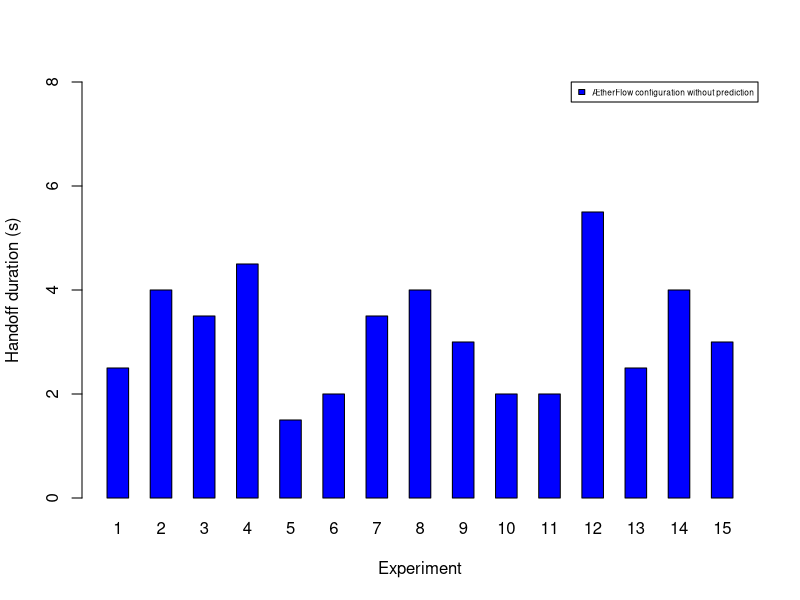

Write the R code that produced this figure.
#gaps_br<-c(7, 7.5, 7.5, 4.5, 9)
gaps_flow<-c(2.5, 4, 3.5, 4.5, 1.5, 2, 3.5, 4, 3, 2, 2, 5.5, 2.5, 4, 3)
#gaps<-rbind(gaps_br, gaps_flow)
gaps<-rbind(gaps_flow)
pdf(file="/home/prithvirajhi/new_thesis/Thesis/new_script/R/Simpleduration.pdf", width=8, height=3.5)
barplot(gaps, xlab="Experiment", ylab="Handoff duration (s)", col=c("blue"), beside=TRUE, ylim=c(0, 8), names.arg=c("1", "2", "3", "4", "5", "6", "7", "8", "9", "10", "11", "12", "13", "14", "15"), legend.text=c("ÆtherFlow configuration without prediction"), args.legend=list(x="topright", cex=0.5))
dev.off()
